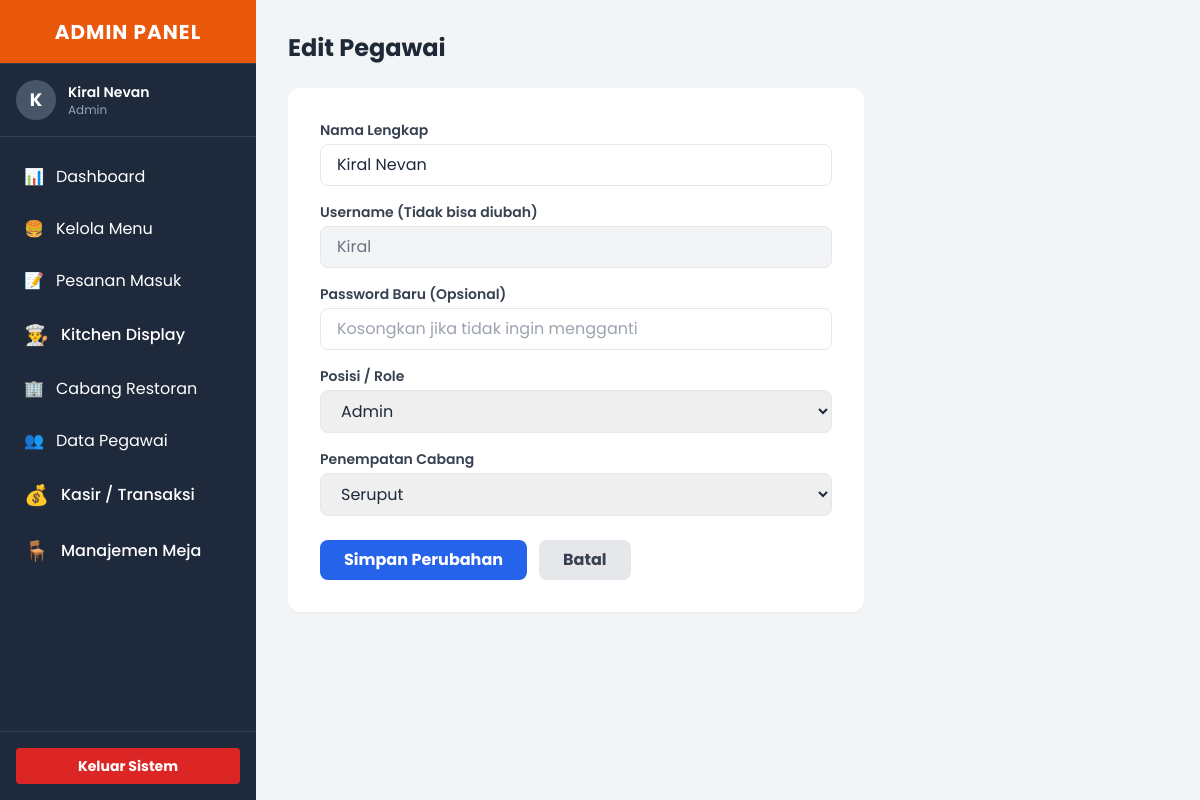
Screenshot of /get_food/admin/users/edit.php?id=7 (signed in) with the database file from the repository.
### tables this page shows
CREATE TABLE `employees` (
  `employee_id` int(11) NOT NULL,
  `restaurant_id` int(11) DEFAULT NULL,
  `name` varchar(100) NOT NULL,
  `username` varchar(50) NOT NULL,
  `password` varchar(255) NOT NULL,
  `role` enum('admin','kasir','koki','pelayan') DEFAULT 'pelayan',
  `created_at` timestamp NOT NULL DEFAULT current_timestamp()
);

CREATE TABLE `restaurants` (
  `restaurant_id` int(11) NOT NULL,
  `name` varchar(100) NOT NULL,
  `address` text NOT NULL,
  `phone` varchar(20) DEFAULT NULL
);

### get_food/config/functions.php (called while the page is built, shortened)
<?php
require_once 'database.php';
function query($query) {
    global $conn;
    $result = mysqli_query($conn, $query);
    if (is_object($result)) {
        $rows = [];
        while ($row = mysqli_fetch_assoc($result)) {
            $rows[] = $row;
        }
        return $rows;
    }
    return $result;
}
?>

### get_food/admin/users/edit.php (the view, shortened to what this page needs)
<?php
require_once '../../config/functions.php';
$id = $_GET['id'];
$user = query("SELECT * FROM employees WHERE employee_id = '$id'")[0];
$restaurants = query("SELECT * FROM restaurants");
require_once '../../layouts/header.php';
?>
<div class="flex bg-gray-100 min-h-screen">
    <?php require_once '../../layouts/sidebar_admin.php'; ?>
    <main class="flex-1 ml-64 p-8">
        <h1 class="text-2xl font-bold text-gray-800 mb-6">Edit Pegawai</h1>
        <div class="bg-white rounded-xl shadow-sm p-8 max-w-xl">
            <form action="" method="POST">
                <div class="mb-4">
                    <label class="block text-sm font-semibold text-gray-700 mb-1">Nama Lengkap</label>
                    <input type="text" name="name" value="<?php echo $user['name']; ?>" class="w-full px-4 py-2 border rounded-lg focus:border-orange-500 focus:outline-none" required>
                </div>
                <div class="mb-4">
                    <label class="block text-sm font-semibold text-gray-700 mb-1">Username (Tidak bisa diubah)</label>
                    <input type="text" value="<?php echo $user['username']; ?>" class="w-full px-4 py-2 border rounded-lg bg-gray-100 text-gray-500" readonly>
                </div>
                <div class="mb-4">
                    <label class="block text-sm font-semibold text-gray-700 mb-1">Password Baru (Opsional)</label>
                    <input type="password" name="password" placeholder="Kosongkan jika tidak ingin mengganti" class="w-full px-4 py-2 border rounded-lg focus:border-orange-500 focus:outline-none">
                </div>
                <div class="mb-4">
                    <label class="block text-sm font-semibold text-gray-700 mb-1">Posisi / Role</label>
                    <select name="role" class="w-full px-4 py-2 border rounded-lg focus:border-orange-500 focus:outline-none">
                        <option value="admin" <?php if($user['role']=='admin') echo 'selected'; ?>>Admin</option>
                    </select>
                </div>
                <div class="mb-6">
                    <label class="block text-sm font-semibold text-gray-700 mb-1">Penempatan Cabang</label>
                    <select name="restaurant_id" class="w-full px-4 py-2 border rounded-lg focus:border-orange-500 focus:outline-none">
                        <?php foreach ($restaurants as $resto) : ?>
                            <option value="<?php echo $resto['restaurant_id']; ?>" <?php if($user['restaurant_id']==$resto['restaurant_id']) echo 'selected'; ?>>
                                <?php echo $resto['name']; ?>
                            </option>
                        <?php endforeach; ?>
                    </select>
                </div>
                <div class="flex gap-3">
                    <button type="submit" name="update" class="bg-blue-600 hover:bg-blue-700 text-white font-bold py-2 px-6 rounded-lg transition">Simpan Perubahan</button>
                    <a href="index.php" class="bg-gray-200 hover:bg-gray-300 text-gray-700 font-bold py-2 px-6 rounded-lg transition">Batal</a>
                </div>
            </form>
        </div>
    </main>
</div>
</body>
</html>

### get_food/layouts/header.php (style rules this page uses)
body { font-family: 'Poppins', sans-serif; -webkit-tap-highlight-color: transparent; }

### rows the page displays
employees: name "Kiral Nevan", username "Kiral", role "Admin", restaurant_id "Seruput"

### other values shown
substr($_SESSION['user']['name'] ?? 'A', 0, 1) "K"
$_SESSION['user']['name'] "Kiral Nevan"
$_SESSION['user']['job_role'] "Admin"
